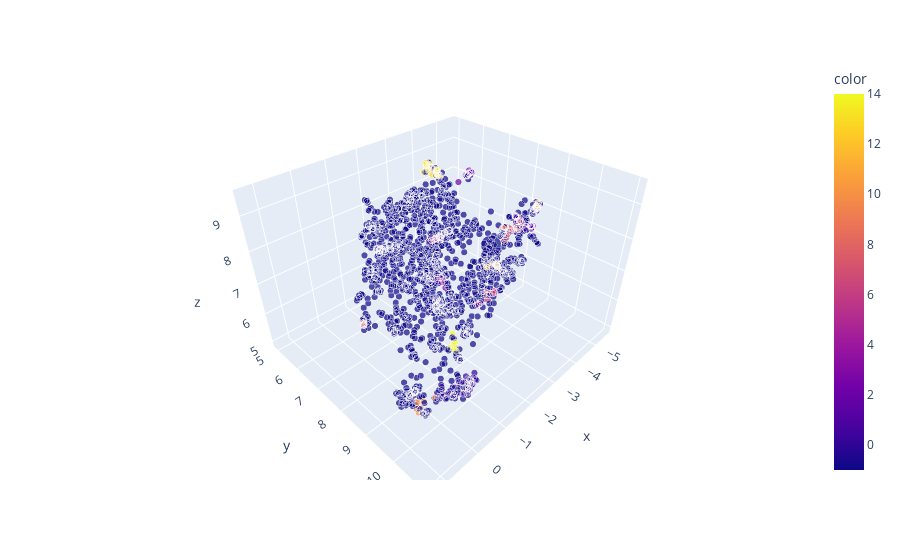

Here is the notebook cell this chart was saved with:
### Code cell
sz = [1 for i in kmeans.labels_]
sz[0] = 10
fig = px.scatter_3d(x=text_reduced3[:, 0], y=text_reduced3[:, 1], z=text_reduced3[:, 2],
              color=mean_db.labels_, size=sz)
fig.show()

### Figure 1 — Plotly figure (JSON) as saved in the notebook; plotly's stock layout.template omitted (floating-point values rounded to 4 significant figures; data arrays with more than 128 entries replaced by an {"elided": "..."} marker saying what was removed)
{"data": [{"hovertemplate": "x=%{x}<br>y=%{y}<br>z=%{z}<br>size=%{marker.size}<br>color=%{marker.color}<extra></extra>", "legendgroup": "", "marker": {"color": {"elided": "1708 int values"}, "coloraxis": "coloraxis", "size": {"elided": "1708 int values"}, "sizemode": "area", "sizeref": 0.025, "symbol": "circle"}, "mode": "markers", "name": "", "scene": "scene", "showlegend": false, "type": "scatter3d", "x": {"elided": "1708 float values"}, "y": {"elided": "1708 float values"}, "z": {"elided": "1708 float values"}}], "layout": {"coloraxis": {"colorbar": {"title": {"text": "color"}}, "colorscale": [[0, "#0d0887"], [0.1111, "#46039f"], [0.2222, "#7201a8"], [0.3333, "#9c179e"], [0.4444, "#bd3786"], [0.5556, "#d8576b"], [0.6667, "#ed7953"], [0.7778, "#fb9f3a"], [0.8889, "#fdca26"], [1, "#f0f921"]]}, "legend": {"itemsizing": "constant", "tracegroupgap": 0}, "margin": {"t": 60}, "scene": {"domain": {"x": [0, 1], "y": [0, 1]}, "xaxis": {"title": {"text": "x"}}, "yaxis": {"title": {"text": "y"}}, "zaxis": {"title": {"text": "z"}}}}}
